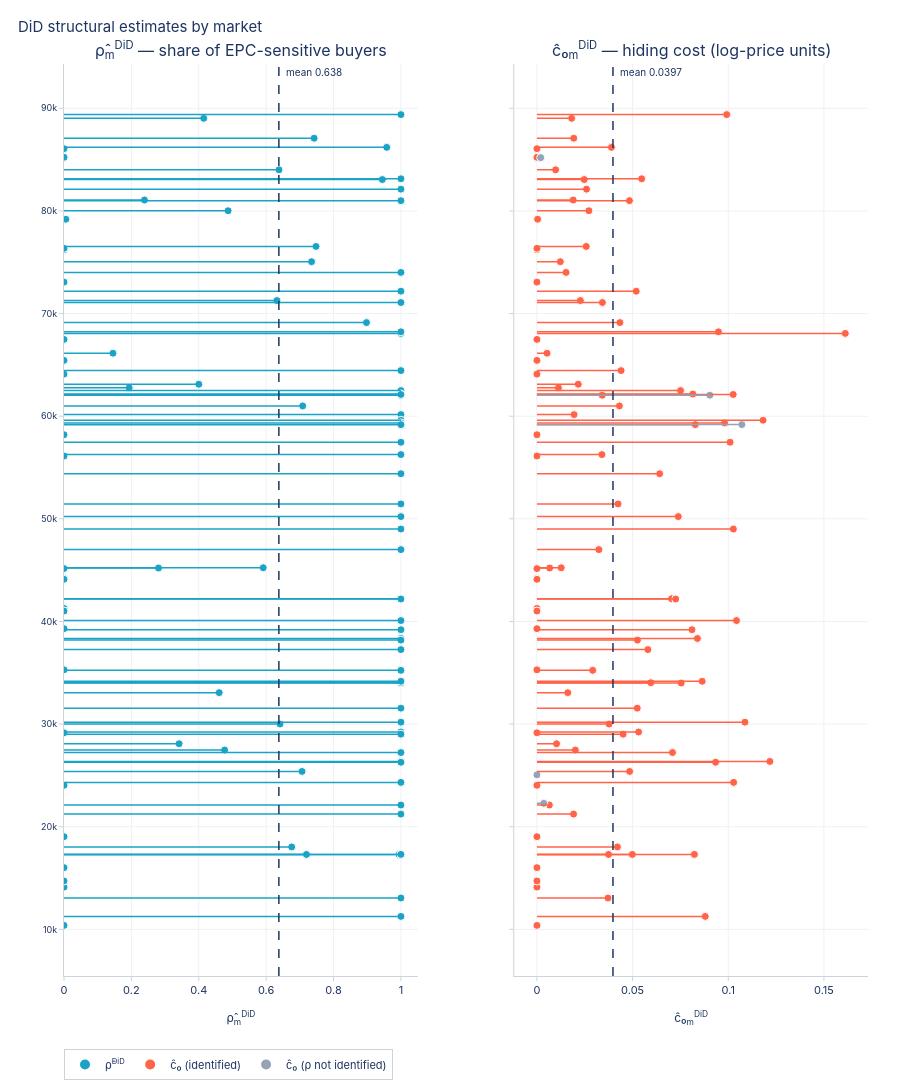

The cell this chart's notebook holds for it:
### Code cell
# DiD structural estimates by market: ρ̂_m^DiD and ĉ₀_m
fig = chart_did_estimates(es_params)
fig.show()

### Figure 1 — Plotly figure (JSON) as saved in the notebook; plotly's stock layout.template omitted (floating-point values rounded to 4 significant figures)
{"data": [{"hovertemplate": "<b>Market %{y}</b><br>ρ̂ = %{x:.3f}<extra></extra>", "marker": {"color": "#1BA3C6", "line": {"color": "white", "width": 1}, "size": 8}, "mode": "markers", "name": "ρ̂<sup>DiD</sup>", "type": "scatter", "x": [0.0, 0.0, 0.0, 0.0, 0.0, 0.0, 0.0, 0.0, 0.0, 0.0, 0.0, 0.0, 0.0, 0.0, 0.0, 0.0, 0.0, 0.0, 0.0, 0.0, 0.0, 0.0, 0.0, 0.0, 0.0, 0.005572, 0.1453, 0.1935, 0.2388, 0.2805, 0.3416, 0.4001, 0.4146, 0.4607, 0.4768, 0.4871, 0.5913, 0.632, 0.6382, 0.6412, 0.6758, 0.7065, 0.7084, 0.7197, 0.7348, 0.7425, 0.748, 0.8978, 0.9449, 0.9579, 0.9945, 0.9977, 1.0, 1.0, 1.0, 1.0, 1.0, 1.0, 1.0, 1.0, 1.0, 1.0, 1.0, 1.0, 1.0, 1.0, 1.0, 1.0, 1.0, 1.0, 1.0, 1.0, 1.0, 1.0, 1.0, 1.0, 1.0, 1.0, 1.0, 1.0, 1.0, 1.0, 1.0, 1.0, 1.0, 1.0, 1.0, 1.0, 1.0, 1.0, 1.0, 1.0, 1.0, 1.0, 1.0, 1.0, 1.0, 1.0, 1.0, 1.0], "xaxis": "x", "y": ["10387", "45155", "41269", "41018", "39300", "73065", "35288", "76217", "76351", "67482", "29151", "44184", "56121", "65440", "58194", "44109", "86066", "24037", "85191", "14118", "85226", "19031", "14715", "16015", "64102", "79191", "66136", "62765", "81065", "45208", "28085", "63113", "89024", "33063", "27467", "80021", "45234", "71270", "84007", "30007", "18033", "25388", "61001", "17299", "75056", "87085", "76540", "69123", "83061", "86194", "17300", "42218", "62498", "83137", "64445", "82121", "68066", "74010", "68224", "72181", "71076", "81004", "62160", "49007", "62041", "34003", "31555", "30189", "29232", "29019", "27229", "34032", "26362", "24322", "22113", "21231", "17306", "13055", "11262", "26281", "34172", "35238", "37261", "60159", "59606", "59350", "59178", "57463", "56260", "54395", "51454", "50218", "47001", "42187", "40088", "39198", "38344", "38185", "62119", "89387"], "yaxis": "y"}, {"hovertemplate": "<b>Market %{y}</b><br>ĉ₀ = %{x:.4f}<extra></extra>", "marker": {"color": "#FF6348", "line": {"color": "white", "width": 1}, "size": 8}, "mode": "markers", "name": "ĉ₀ (identified)", "type": "scatter", "x": [0.0, 0.0, 0.0, 0.0, 0.0, 0.0, 0.0, 0.0, 0.0, 0.0, 0.0, 0.0, 0.0, 0.0, 0.0, 0.0, 0.0, 0.0, 0.0, 0.0, 0.0, 0.0, 0.0, 0.0, 0.0, 0.0003777, 0.005298, 0.01125, 0.01896, 0.006659, 0.01026, 0.02159, 0.01813, 0.01611, 0.0201, 0.02716, 0.0127, 0.02271, 0.009746, 0.03772, 0.04208, 0.04845, 0.0431, 0.03741, 0.01223, 0.01925, 0.02577, 0.04338, 0.02471, 0.03895, 0.04985, 0.07038, 0.07505, 0.05475, 0.044, 0.02594, 0.1612, 0.01521, 0.09486, 0.05189, 0.03422, 0.04837, 0.0815, 0.1027, 0.03414, 0.0754, 0.05242, 0.1087, 0.05313, 0.04505, 0.07086, 0.05952, 0.1217, 0.1028, 0.006504, 0.01915, 0.0823, 0.03713, 0.08797, 0.09337, 0.08637, 0.02915, 0.05799, 0.01941, 0.1182, 0.09807, 0.08275, 0.101, 0.03398, 0.06414, 0.0424, 0.07387, 0.03237, 0.07251, 0.1043, 0.08102, 0.08388, 0.05255, 0.1026, 0.09918], "xaxis": "x2", "y": ["10387", "45155", "41269", "41018", "39300", "73065", "35288", "76217", "76351", "67482", "29151", "44184", "56121", "65440", "58194", "44109", "86066", "24037", "85191", "14118", "85226", "19031", "14715", "16015", "64102", "79191", "66136", "62765", "81065", "45208", "28085", "63113", "89024", "33063", "27467", "80021", "45234", "71270", "84007", "30007", "18033", "25388", "61001", "17299", "75056", "87085", "76540", "69123", "83061", "86194", "17300", "42218", "62498", "83137", "64445", "82121", "68066", "74010", "68224", "72181", "71076", "81004", "62160", "49007", "62041", "34003", "31555", "30189", "29232", "29019", "27229", "34032", "26362", "24322", "22113", "21231", "17306", "13055", "11262", "26281", "34172", "35238", "37261", "60159", "59606", "59350", "59178", "57463", "56260", "54395", "51454", "50218", "47001", "42187", "40088", "39198", "38344", "38185", "62119", "89387"], "yaxis": "y2"}, {"hovertemplate": "<b>Market %{y}</b><br>ĉ₀ = %{x:.4f}<extra></extra>", "marker": {"color": "#94A3B8", "line": {"color": "white", "width": 1}, "size": 8}, "mode": "markers", "name": "ĉ₀ (ρ not identified)", "type": "scatter", "x": [0.003596, 0.0, 0.1071, 0.09038, 0.001989], "xaxis": "x2", "y": ["22278", "25056", "59183", "62048", "85194"], "yaxis": "y2"}], "layout": {"annotations": [{"font": {"size": 16}, "showarrow": false, "text": "ρ̂<sub>m</sub><sup>DiD</sup> — share of EPC-sensitive buyers", "x": 0.22, "xanchor": "center", "xref": "paper", "y": 1.0, "yanchor": "bottom", "yref": "paper"}, {"font": {"size": 16}, "showarrow": false, "text": "ĉ₀<sub>m</sub><sup>DiD</sup> — hiding cost (log-price units)", "x": 0.78, "xanchor": "center", "xref": "paper", "y": 1.0, "yanchor": "bottom", "yref": "paper"}, {"font": {"color": "#1D3461", "size": 10}, "showarrow": false, "text": "mean 0.638", "x": 0.6378, "xanchor": "left", "xshift": 5, "y": 1.0, "yref": "paper"}, {"font": {"color": "#1D3461", "size": 10}, "showarrow": false, "text": "mean 0.0397", "x": 0.03974, "xanchor": "left", "xref": "x2", "xshift": 5, "y": 1.0, "yref": "paper"}], "height": 2010, "legend": {"font": {"size": 11}, "orientation": "h", "x": 0, "y": -0.08}, "shapes": [{"line": {"color": "#1BA3C6", "width": 1.5}, "type": "line", "x0": 0, "x1": 0.0, "xref": "x", "y0": "10387", "y1": "10387", "yref": "y"}, {"line": {"color": "#1BA3C6", "width": 1.5}, "type": "line", "x0": 0, "x1": 0.0, "xref": "x", "y0": "45155", "y1": "45155", "yref": "y"}, {"line": {"color": "#1BA3C6", "width": 1.5}, "type": "line", "x0": 0, "x1": 0.0, "xref": "x", "y0": "41269", "y1": "41269", "yref": "y"}, {"line": {"color": "#1BA3C6", "width": 1.5}, "type": "line", "x0": 0, "x1": 0.0, "xref": "x", "y0": "41018", "y1": "41018", "yref": "y"}, {"line": {"color": "#1BA3C6", "width": 1.5}, "type": "line", "x0": 0, "x1": 0.0, "xref": "x", "y0": "39300", "y1": "39300", "yref": "y"}, {"line": {"color": "#1BA3C6", "width": 1.5}, "type": "line", "x0": 0, "x1": 0.0, "xref": "x", "y0": "73065", "y1": "73065", "yref": "y"}, {"line": {"color": "#1BA3C6", "width": 1.5}, "type": "line", "x0": 0, "x1": 0.0, "xref": "x", "y0": "35288", "y1": "35288", "yref": "y"}, {"line": {"color": "#1BA3C6", "width": 1.5}, "type": "line", "x0": 0, "x1": 0.0, "xref": "x", "y0": "76217", "y1": "76217", "yref": "y"}, {"line": {"color": "#1BA3C6", "width": 1.5}, "type": "line", "x0": 0, "x1": 0.0, "xref": "x", "y0": "76351", "y1": "76351", "yref": "y"}, {"line": {"color": "#1BA3C6", "width": 1.5}, "type": "line", "x0": 0, "x1": 0.0, "xref": "x", "y0": "67482", "y1": "67482", "yref": "y"}, {"line": {"color": "#1BA3C6", "width": 1.5}, "type": "line", "x0": 0, "x1": 0.0, "xref": "x", "y0": "29151", "y1": "29151", "yref": "y"}, {"line": {"color": "#1BA3C6", "width": 1.5}, "type": "line", "x0": 0, "x1": 0.0, "xref": "x", "y0": "44184", "y1": "44184", "yref": "y"}, {"line": {"color": "#1BA3C6", "width": 1.5}, "type": "line", "x0": 0, "x1": 0.0, "xref": "x", "y0": "56121", "y1": "56121", "yref": "y"}, {"line": {"color": "#1BA3C6", "width": 1.5}, "type": "line", "x0": 0, "x1": 0.0, "xref": "x", "y0": "65440", "y1": "65440", "yref": "y"}, {"line": {"color": "#1BA3C6", "width": 1.5}, "type": "line", "x0": 0, "x1": 0.0, "xref": "x", "y0": "58194", "y1": "58194", "yref": "y"}, {"line": {"color": "#1BA3C6", "width": 1.5}, "type": "line", "x0": 0, "x1": 0.0, "xref": "x", "y0": "44109", "y1": "44109", "yref": "y"}, {"line": {"color": "#1BA3C6", "width": 1.5}, "type": "line", "x0": 0, "x1": 0.0, "xref": "x", "y0": "86066", "y1": "86066", "yref": "y"}, {"line": {"color": "#1BA3C6", "width": 1.5}, "type": "line", "x0": 0, "x1": 0.0, "xref": "x", "y0": "24037", "y1": "24037", "yref": "y"}, {"line": {"color": "#1BA3C6", "width": 1.5}, "type": "line", "x0": 0, "x1": 0.0, "xref": "x", "y0": "85191", "y1": "85191", "yref": "y"}, {"line": {"color": "#1BA3C6", "width": 1.5}, "type": "line", "x0": 0, "x1": 0.0, "xref": "x", "y0": "14118", "y1": "14118", "yref": "y"}, {"line": {"color": "#1BA3C6", "width": 1.5}, "type": "line", "x0": 0, "x1": 0.0, "xref": "x", "y0": "85226", "y1": "85226", "yref": "y"}, {"line": {"color": "#1BA3C6", "width": 1.5}, "type": "line", "x0": 0, "x1": 0.0, "xref": "x", "y0": "19031", "y1": "19031", "yref": "y"}, {"line": {"color": "#1BA3C6", "width": 1.5}, "type": "line", "x0": 0, "x1": 0.0, "xref": "x", "y0": "14715", "y1": "14715", "yref": "y"}, {"line": {"color": "#1BA3C6", "width": 1.5}, "type": "line", "x0": 0, "x1": 0.0, "xref": "x", "y0": "16015", "y1": "16015", "yref": "y"}, {"line": {"color": "#1BA3C6", "width": 1.5}, "type": "line", "x0": 0, "x1": 0.0, "xref": "x", "y0": "64102", "y1": "64102", "yref": "y"}, {"line": {"color": "#1BA3C6", "width": 1.5}, "type": "line", "x0": 0, "x1": 0.005572, "xref": "x", "y0": "79191", "y1": "79191", "yref": "y"}, {"line": {"color": "#1BA3C6", "width": 1.5}, "type": "line", "x0": 0, "x1": 0.1453, "xref": "x", "y0": "66136", "y1": "66136", "yref": "y"}, {"line": {"color": "#1BA3C6", "width": 1.5}, "type": "line", "x0": 0, "x1": 0.1935, "xref": "x", "y0": "62765", "y1": "62765", "yref": "y"}, {"line": {"color": "#1BA3C6", "width": 1.5}, "type": "line", "x0": 0, "x1": 0.2388, "xref": "x", "y0": "81065", "y1": "81065", "yref": "y"}, {"line": {"color": "#1BA3C6", "width": 1.5}, "type": "line", "x0": 0, "x1": 0.2805, "xref": "x", "y0": "45208", "y1": "45208", "yref": "y"}, {"line": {"color": "#1BA3C6", "width": 1.5}, "type": "line", "x0": 0, "x1": 0.3416, "xref": "x", "y0": "28085", "y1": "28085", "yref": "y"}, {"line": {"color": "#1BA3C6", "width": 1.5}, "type": "line", "x0": 0, "x1": 0.4001, "xref": "x", "y0": "63113", "y1": "63113", "yref": "y"}, {"line": {"color": "#1BA3C6", "width": 1.5}, "type": "line", "x0": 0, "x1": 0.4146, "xref": "x", "y0": "89024", "y1": "89024", "yref": "y"}, {"line": {"color": "#1BA3C6", "width": 1.5}, "type": "line", "x0": 0, "x1": 0.4607, "xref": "x", "y0": "33063", "y1": "33063", "yref": "y"}, {"line": {"color": "#1BA3C6", "width": 1.5}, "type": "line", "x0": 0, "x1": 0.4768, "xref": "x", "y0": "27467", "y1": "27467", "yref": "y"}, {"line": {"color": "#1BA3C6", "width": 1.5}, "type": "line", "x0": 0, "x1": 0.4871, "xref": "x", "y0": "80021", "y1": "80021", "yref": "y"}, {"line": {"color": "#1BA3C6", "width": 1.5}, "type": "line", "x0": 0, "x1": 0.5913, "xref": "x", "y0": "45234", "y1": "45234", "yref": "y"}, {"line": {"color": "#1BA3C6", "width": 1.5}, "type": "line", "x0": 0, "x1": 0.632, "xref": "x", "y0": "71270", "y1": "71270", "yref": "y"}, {"line": {"color": "#1BA3C6", "width": 1.5}, "type": "line", "x0": 0, "x1": 0.6382, "xref": "x", "y0": "84007", "y1": "84007", "yref": "y"}, {"line": {"color": "#1BA3C6", "width": 1.5}, "type": "line", "x0": 0, "x1": 0.6412, "xref": "x", "y0": "30007", "y1": "30007", "yref": "y"}, {"line": {"color": "#1BA3C6", "width": 1.5}, "type": "line", "x0": 0, "x1": 0.6758, "xref": "x", "y0": "18033", "y1": "18033", "yref": "y"}, {"line": {"color": "#1BA3C6", "width": 1.5}, "type": "line", "x0": 0, "x1": 0.7065, "xref": "x", "y0": "25388", "y1": "25388", "yref": "y"}, {"line": {"color": "#1BA3C6", "width": 1.5}, "type": "line", "x0": 0, "x1": 0.7084, "xref": "x", "y0": "61001", "y1": "61001", "yref": "y"}, {"line": {"color": "#1BA3C6", "width": 1.5}, "type": "line", "x0": 0, "x1": 0.7197, "xref": "x", "y0": "17299", "y1": "17299", "yref": "y"}, {"line": {"color": "#1BA3C6", "width": 1.5}, "type": "line", "x0": 0, "x1": 0.7348, "xref": "x", "y0": "75056", "y1": "75056", "yref": "y"}, {"line": {"color": "#1BA3C6", "width": 1.5}, "type": "line", "x0": 0, "x1": 0.7425, "xref": "x", "y0": "87085", "y1": "87085", "yref": "y"}, {"line": {"color": "#1BA3C6", "width": 1.5}, "type": "line", "x0": 0, "x1": 0.748, "xref": "x", "y0": "76540", "y1": "76540", "yref": "y"}, {"line": {"color": "#1BA3C6", "width": 1.5}, "type": "line", "x0": 0, "x1": 0.8978, "xref": "x", "y0": "69123", "y1": "69123", "yref": "y"}, {"line": {"color": "#1BA3C6", "width": 1.5}, "type": "line", "x0": 0, "x1": 0.9449, "xref": "x", "y0": "83061", "y1": "83061", "yref": "y"}, {"line": {"color": "#1BA3C6", "width": 1.5}, "type": "line", "x0": 0, "x1": 0.9579, "xref": "x", "y0": "86194", "y1": "86194", "yref": "y"}, {"line": {"color": "#1BA3C6", "width": 1.5}, "type": "line", "x0": 0, "x1": 0.9945, "xref": "x", "y0": "17300", "y1": "17300", "yref": "y"}, {"line": {"color": "#1BA3C6", "width": 1.5}, "type": "line", "x0": 0, "x1": 0.9977, "xref": "x", "y0": "42218", "y1": "42218", "yref": "y"}, {"line": {"color": "#1BA3C6", "width": 1.5}, "type": "line", "x0": 0, "x1": 1.0, "xref": "x", "y0": "62498", "y1": "62498", "yref": "y"}, {"line": {"color": "#1BA3C6", "width": 1.5}, "type": "line", "x0": 0, "x1": 1.0, "xref": "x", "y0": "83137", "y1": "83137", "yref": "y"}, {"line": {"color": "#1BA3C6", "width": 1.5}, "type": "line", "x0": 0, "x1": 1.0, "xref": "x", "y0": "64445", "y1": "64445", "yref": "y"}, {"line": {"color": "#1BA3C6", "width": 1.5}, "type": "line", "x0": 0, "x1": 1.0, "xref": "x", "y0": "82121", "y1": "82121", "yref": "y"}, {"line": {"color": "#1BA3C6", "width": 1.5}, "type": "line", "x0": 0, "x1": 1.0, "xref": "x", "y0": "68066", "y1": "68066", "yref": "y"}, {"line": {"color": "#1BA3C6", "width": 1.5}, "type": "line", "x0": 0, "x1": 1.0, "xref": "x", "y0": "74010", "y1": "74010", "yref": "y"}, {"line": {"color": "#1BA3C6", "width": 1.5}, "type": "line", "x0": 0, "x1": 1.0, "xref": "x", "y0": "68224", "y1": "68224", "yref": "y"}, {"line": {"color": "#1BA3C6", "width": 1.5}, "type": "line", "x0": 0, "x1": 1.0, "xref": "x", "y0": "72181", "y1": "72181", "yref": "y"}, {"line": {"color": "#1BA3C6", "width": 1.5}, "type": "line", "x0": 0, "x1": 1.0, "xref": "x", "y0": "71076", "y1": "71076", "yref": "y"}, {"line": {"color": "#1BA3C6", "width": 1.5}, "type": "line", "x0": 0, "x1": 1.0, "xref": "x", "y0": "81004", "y1": "81004", "yref": "y"}, {"line": {"color": "#1BA3C6", "width": 1.5}, "type": "line", "x0": 0, "x1": 1.0, "xref": "x", "y0": "62160", "y1": "62160", "yref": "y"}, {"line": {"color": "#1BA3C6", "width": 1.5}, "type": "line", "x0": 0, "x1": 1.0, "xref": "x", "y0": "49007", "y1": "49007", "yref": "y"}, {"line": {"color": "#1BA3C6", "width": 1.5}, "type": "line", "x0": 0, "x1": 1.0, "xref": "x", "y0": "62041", "y1": "62041", "yref": "y"}, {"line": {"color": "#1BA3C6", "width": 1.5}, "type": "line", "x0": 0, "x1": 1.0, "xref": "x", "y0": "34003", "y1": "34003", "yref": "y"}, {"line": {"color": "#1BA3C6", "width": 1.5}, "type": "line", "x0": 0, "x1": 1.0, "xref": "x", "y0": "31555", "y1": "31555", "yref": "y"}, {"line": {"color": "#1BA3C6", "width": 1.5}, "type": "line", "x0": 0, "x1": 1.0, "xref": "x", "y0": "30189", "y1": "30189", "yref": "y"}, {"line": {"color": "#1BA3C6", "width": 1.5}, "type": "line", "x0": 0, "x1": 1.0, "xref": "x", "y0": "29232", "y1": "29232", "yref": "y"}, {"line": {"color": "#1BA3C6", "width": 1.5}, "type": "line", "x0": 0, "x1": 1.0, "xref": "x", "y0": "29019", "y1": "29019", "yref": "y"}, {"line": {"color": "#1BA3C6", "width": 1.5}, "type": "line", "x0": 0, "x1": 1.0, "xref": "x", "y0": "27229", "y1": "27229", "yref": "y"}, {"line": {"color": "#1BA3C6", "width": 1.5}, "type": "line", "x0": 0, "x1": 1.0, "xref": "x", "y0": "34032", "y1": "34032", "yref": "y"}, {"line": {"color": "#1BA3C6", "width": 1.5}, "type": "line", "x0": 0, "x1": 1.0, "xref": "x", "y0": "26362", "y1": "26362", "yref": "y"}, {"line": {"color": "#1BA3C6", "width": 1.5}, "type": "line", "x0": 0, "x1": 1.0, "xref": "x", "y0": "24322", "y1": "24322", "yref": "y"}, {"line": {"color": "#1BA3C6", "width": 1.5}, "type": "line", "x0": 0, "x1": 1.0, "xref": "x", "y0": "22113", "y1": "22113", "yref": "y"}, {"line": {"color": "#1BA3C6", "width": 1.5}, "type": "line", "x0": 0, "x1": 1.0, "xref": "x", "y0": "21231", "y1": "21231", "yref": "y"}, {"line": {"color": "#1BA3C6", "width": 1.5}, "type": "line", "x0": 0, "x1": 1.0, "xref": "x", "y0": "17306", "y1": "17306", "yref": "y"}, {"line": {"color": "#1BA3C6", "width": 1.5}, "type": "line", "x0": 0, "x1": 1.0, "xref": "x", "y0": "13055", "y1": "13055", "yref": "y"}, {"line": {"color": "#1BA3C6", "width": 1.5}, "type": "line", "x0": 0, "x1": 1.0, "xref": "x", "y0": "11262", "y1": "11262", "yref": "y"}, {"line": {"color": "#1BA3C6", "width": 1.5}, "type": "line", "x0": 0, "x1": 1.0, "xref": "x", "y0": "26281", "y1": "26281", "yref": "y"}, {"line": {"color": "#1BA3C6", "width": 1.5}, "type": "line", "x0": 0, "x1": 1.0, "xref": "x", "y0": "34172", "y1": "34172", "yref": "y"}, {"line": {"color": "#1BA3C6", "width": 1.5}, "type": "line", "x0": 0, "x1": 1.0, "xref": "x", "y0": "35238", "y1": "35238", "yref": "y"}, {"line": {"color": "#1BA3C6", "width": 1.5}, "type": "line", "x0": 0, "x1": 1.0, "xref": "x", "y0": "37261", "y1": "37261", "yref": "y"}, {"line": {"color": "#1BA3C6", "width": 1.5}, "type": "line", "x0": 0, "x1": 1.0, "xref": "x", "y0": "60159", "y1": "60159", "yref": "y"}, {"line": {"color": "#1BA3C6", "width": 1.5}, "type": "line", "x0": 0, "x1": 1.0, "xref": "x", "y0": "59606", "y1": "59606", "yref": "y"}, {"line": {"color": "#1BA3C6", "width": 1.5}, "type": "line", "x0": 0, "x1": 1.0, "xref": "x", "y0": "59350", "y1": "59350", "yref": "y"}, {"line": {"color": "#1BA3C6", "width": 1.5}, "type": "line", "x0": 0, "x1": 1.0, "xref": "x", "y0": "59178", "y1": "59178", "yref": "y"}, {"line": {"color": "#1BA3C6", "width": 1.5}, "type": "line", "x0": 0, "x1": 1.0, "xref": "x", "y0": "57463", "y1": "57463", "yref": "y"}, {"line": {"color": "#1BA3C6", "width": 1.5}, "type": "line", "x0": 0, "x1": 1.0, "xref": "x", "y0": "56260", "y1": "56260", "yref": "y"}, {"line": {"color": "#1BA3C6", "width": 1.5}, "type": "line", "x0": 0, "x1": 1.0, "xref": "x", "y0": "54395", "y1": "54395", "yref": "y"}, {"line": {"color": "#1BA3C6", "width": 1.5}, "type": "line", "x0": 0, "x1": 1.0, "xref": "x", "y0": "51454", "y1": "51454", "yref": "y"}, {"line": {"color": "#1BA3C6", "width": 1.5}, "type": "line", "x0": 0, "x1": 1.0, "xref": "x", "y0": "50218", "y1": "50218", "yref": "y"}, {"line": {"color": "#1BA3C6", "width": 1.5}, "type": "line", "x0": 0, "x1": 1.0, "xref": "x", "y0": "47001", "y1": "47001", "yref": "y"}, {"line": {"color": "#1BA3C6", "width": 1.5}, "type": "line", "x0": 0, "x1": 1.0, "xref": "x", "y0": "42187", "y1": "42187", "yref": "y"}, {"line": {"color": "#1BA3C6", "width": 1.5}, "type": "line", "x0": 0, "x1": 1.0, "xref": "x", "y0": "40088", "y1": "40088", "yref": "y"}, {"line": {"color": "#1BA3C6", "width": 1.5}, "type": "line", "x0": 0, "x1": 1.0, "xref": "x", "y0": "39198", "y1": "39198", "yref": "y"}, {"line": {"color": "#1BA3C6", "width": 1.5}, "type": "line", "x0": 0, "x1": 1.0, "xref": "x", "y0": "38344", "y1": "38344", "yref": "y"}, {"line": {"color": "#1BA3C6", "width": 1.5}, "type": "line", "x0": 0, "x1": 1.0, "xref": "x", "y0": "38185", "y1": "38185", "yref": "y"}, {"line": {"color": "#1BA3C6", "width": 1.5}, "type": "line", "x0": 0, "x1": 1.0, "xref": "x", "y0": "62119", "y1": "62119", "yref": "y"}, {"line": {"color": "#1BA3C6", "width": 1.5}, "type": "line", "x0": 0, "x1": 1.0, "xref": "x", "y0": "89387", "y1": "89387", "yref": "y"}, {"line": {"color": "#1D3461", "dash": "dash", "width": 1.5}, "type": "line", "x0": 0.6378, "x1": 0.6378, "xref": "x", "y0": 0, "y1": 1, "yref": "y domain"}, {"line": {"color": "#FF6348", "width": 1.5}, "type": "line", "x0": 0, "x1": 0.0, "xref": "x2", "y0": "10387", "y1": "10387", "yref": "y2"}, {"line": {"color": "#FF6348", "width": 1.5}, "type": "line", "x0": 0, "x1": 0.0, "xref": "x2", "y0": "45155", "y1": "45155", "yref": "y2"}, {"line": {"color": "#FF6348", "width": 1.5}, "type": "line", "x0": 0, "x1": 0.0, "xref": "x2", "y0": "41269", "y1": "41269", "yref": "y2"}, {"line": {"color": "#FF6348", "width": 1.5}, "type": "line", "x0": 0, "x1": 0.0, "xref": "x2", "y0": "41018", "y1": "41018", "yref": "y2"}, {"line": {"color": "#FF6348", "width": 1.5}, "type": "line", "x0": 0, "x1": 0.0, "xref": "x2", "y0": "39300", "y1": "39300", "yref": "y2"}, {"line": {"color": "#FF6348", "width": 1.5}, "type": "line", "x0": 0, "x1": 0.0, "xref": "x2", "y0": "73065", "y1": "73065", "yref": "y2"}, {"line": {"color": "#FF6348", "width": 1.5}, "type": "line", "x0": 0, "x1": 0.0, "xref": "x2", "y0": "35288", "y1": "35288", "yref": "y2"}, {"line": {"color": "#FF6348", "width": 1.5}, "type": "line", "x0": 0, "x1": 0.0, "xref": "x2", "y0": "76217", "y1": "76217", "yref": "y2"}, {"line": {"color": "#FF6348", "width": 1.5}, "type": "line", "x0": 0, "x1": 0.0, "xref": "x2", "y0": "76351", "y1": "76351", "yref": "y2"}, {"line": {"color": "#FF6348", "width": 1.5}, "type": "line", "x0": 0, "x1": 0.0, "xref": "x2", "y0": "67482", "y1": "67482", "yref": "y2"}, {"line": {"color": "#FF6348", "width": 1.5}, "type": "line", "x0": 0, "x1": 0.0, "xref": "x2", "y0": "29151", "y1": "29151", "yref": "y2"}, {"line": {"color": "#FF6348", "width": 1.5}, "type": "line", "x0": 0, "x1": 0.0, "xref": "x2", "y0": "44184", "y1": "44184", "yref": "y2"}, {"line": {"color": "#FF6348", "width": 1.5}, "type": "line", "x0": 0, "x1": 0.0, "xref": "x2", "y0": "56121", "y1": "56121", "yref": "y2"}, {"line": {"color": "#FF6348", "width": 1.5}, "type": "line", "x0": 0, "x1": 0.0, "xref": "x2", "y0": "65440", "y1": "65440", "yref": "y2"}, {"line": {"color": "#FF6348", "width": 1.5}, "type": "line", "x0": 0, "x1": 0.0, "xref": "x2", "y0": "58194", "y1": "58194", "yref": "y2"}, {"line": {"color": "#FF6348", "width": 1.5}, "type": "line", "x0": 0, "x1": 0.0, "xref": "x2", "y0": "44109", "y1": "44109", "yref": "y2"}, {"line": {"color": "#FF6348", "width": 1.5}, "type": "line", "x0": 0, "x1": 0.0, "xref": "x2", "y0": "86066", "y1": "86066", "yref": "y2"}, {"line": {"color": "#FF6348", "width": 1.5}, "type": "line", "x0": 0, "x1": 0.0, "xref": "x2", "y0": "24037", "y1": "24037", "yref": "y2"}, {"line": {"color": "#FF6348", "width": 1.5}, "type": "line", "x0": 0, "x1": 0.0, "xref": "x2", "y0": "85191", "y1": "85191", "yref": "y2"}, {"line": {"color": "#FF6348", "width": 1.5}, "type": "line", "x0": 0, "x1": 0.0, "xref": "x2", "y0": "14118", "y1": "14118", "yref": "y2"}, {"line": {"color": "#FF6348", "width": 1.5}, "type": "line", "x0": 0, "x1": 0.0, "xref": "x2", "y0": "85226", "y1": "85226", "yref": "y2"}, {"line": {"color": "#FF6348", "width": 1.5}, "type": "line", "x0": 0, "x1": 0.0, "xref": "x2", "y0": "19031", "y1": "19031", "yref": "y2"}, {"line": {"color": "#FF6348", "width": 1.5}, "type": "line", "x0": 0, "x1": 0.0, "xref": "x2", "y0": "14715", "y1": "14715", "yref": "y2"}, {"line": {"color": "#FF6348", "width": 1.5}, "type": "line", "x0": 0, "x1": 0.0, "xref": "x2", "y0": "16015", "y1": "16015", "yref": "y2"}, {"line": {"color": "#FF6348", "width": 1.5}, "type": "line", "x0": 0, "x1": 0.0, "xref": "x2", "y0": "64102", "y1": "64102", "yref": "y2"}, {"line": {"color": "#FF6348", "width": 1.5}, "type": "line", "x0": 0, "x1": 0.0003777, "xref": "x2", "y0": "79191", "y1": "79191", "yref": "y2"}, {"line": {"color": "#FF6348", "width": 1.5}, "type": "line", "x0": 0, "x1": 0.005298, "xref": "x2", "y0": "66136", "y1": "66136", "yref": "y2"}, {"line": {"color": "#FF6348", "width": 1.5}, "type": "line", "x0": 0, "x1": 0.01125, "xref": "x2", "y0": "62765", "y1": "62765", "yref": "y2"}, {"line": {"color": "#FF6348", "width": 1.5}, "type": "line", "x0": 0, "x1": 0.01896, "xref": "x2", "y0": "81065", "y1": "81065", "yref": "y2"}, {"line": {"color": "#FF6348", "width": 1.5}, "type": "line", "x0": 0, "x1": 0.006659, "xref": "x2", "y0": "45208", "y1": "45208", "yref": "y2"}, {"line": {"color": "#FF6348", "width": 1.5}, "type": "line", "x0": 0, "x1": 0.01026, "xref": "x2", "y0": "28085", "y1": "28085", "yref": "y2"}, {"line": {"color": "#FF6348", "width": 1.5}, "type": "line", "x0": 0, "x1": 0.02159, "xref": "x2", "y0": "63113", "y1": "63113", "yref": "y2"}, {"line": {"color": "#FF6348", "width": 1.5}, "type": "line", "x0": 0, "x1": 0.01813, "xref": "x2", "y0": "89024", "y1": "89024", "yref": "y2"}, {"line": {"color": "#FF6348", "width": 1.5}, "type": "line", "x0": 0, "x1": 0.01611, "xref": "x2", "y0": "33063", "y1": "33063", "yref": "y2"}, {"line": {"color": "#FF6348", "width": 1.5}, "type": "line", "x0": 0, "x1": 0.0201, "xref": "x2", "y0": "27467", "y1": "27467", "yref": "y2"}, {"line": {"color": "#FF6348", "width": 1.5}, "type": "line", "x0": 0, "x1": 0.02716, "xref": "x2", "y0": "80021", "y1": "80021", "yref": "y2"}, {"line": {"color": "#FF6348", "width": 1.5}, "type": "line", "x0": 0, "x1": 0.0127, "xref": "x2", "y0": "45234", "y1": "45234", "yref": "y2"}, {"line": {"color": "#FF6348", "width": 1.5}, "type": "line", "x0": 0, "x1": 0.02271, "xref": "x2", "y0": "71270", "y1": "71270", "yref": "y2"}, {"line": {"color": "#FF6348", "width": 1.5}, "type": "line", "x0": 0, "x1": 0.009746, "xref": "x2", "y0": "84007", "y1": "84007", "yref": "y2"}, {"line": {"color": "#FF6348", "width": 1.5}, "type": "line", "x0": 0, "x1": 0.03772, "xref": "x2", "y0": "30007", "y1": "30007", "yref": "y2"}, {"line": {"color": "#FF6348", "width": 1.5}, "type": "line", "x0": 0, "x1": 0.04208, "xref": "x2", "y0": "18033", "y1": "18033", "yref": "y2"}, {"line": {"color": "#FF6348", "width": 1.5}, "type": "line", "x0": 0, "x1": 0.04845, "xref": "x2", "y0": "25388", "y1": "25388", "yref": "y2"}, {"line": {"color": "#FF6348", "width": 1.5}, "type": "line", "x0": 0, "x1": 0.0431, "xref": "x2", "y0": "61001", "y1": "61001", "yref": "y2"}, {"line": {"color": "#FF6348", "width": 1.5}, "type": "line", "x0": 0, "x1": 0.03741, "xref": "x2", "y0": "17299", "y1": "17299", "yref": "y2"}, {"line": {"color": "#FF6348", "width": 1.5}, "type": "line", "x0": 0, "x1": 0.01223, "xref": "x2", "y0": "75056", "y1": "75056", "yref": "y2"}, {"line": {"color": "#FF6348", "width": 1.5}, "type": "line", "x0": 0, "x1": 0.01925, "xref": "x2", "y0": "87085", "y1": "87085", "yref": "y2"}, {"line": {"color": "#FF6348", "width": 1.5}, "type": "line", "x0": 0, "x1": 0.02577, "xref": "x2", "y0": "76540", "y1": "76540", "yref": "y2"}, {"line": {"color": "#FF6348", "width": 1.5}, "type": "line", "x0": 0, "x1": 0.04338, "xref": "x2", "y0": "69123", "y1": "69123", "yref": "y2"}, {"line": {"color": "#FF6348", "width": 1.5}, "type": "line", "x0": 0, "x1": 0.02471, "xref": "x2", "y0": "83061", "y1": "83061", "yref": "y2"}, {"line": {"color": "#FF6348", "width": 1.5}, "type": "line", "x0": 0, "x1": 0.03895, "xref": "x2", "y0": "86194", "y1": "86194", "yref": "y2"}, {"line": {"color": "#FF6348", "width": 1.5}, "type": "line", "x0": 0, "x1": 0.04985, "xref": "x2", "y0": "17300", "y1": "17300", "yref": "y2"}, {"line": {"color": "#FF6348", "width": 1.5}, "type": "line", "x0": 0, "x1": 0.07038, "xref": "x2", "y0": "42218", "y1": "42218", "yref": "y2"}, {"line": {"color": "#FF6348", "width": 1.5}, "type": "line", "x0": 0, "x1": 0.07505, "xref": "x2", "y0": "62498", "y1": "62498", "yref": "y2"}, {"line": {"color": "#FF6348", "width": 1.5}, "type": "line", "x0": 0, "x1": 0.05475, "xref": "x2", "y0": "83137", "y1": "83137", "yref": "y2"}, {"line": {"color": "#FF6348", "width": 1.5}, "type": "line", "x0": 0, "x1": 0.044, "xref": "x2", "y0": "64445", "y1": "64445", "yref": "y2"}, {"line": {"color": "#FF6348", "width": 1.5}, "type": "line", "x0": 0, "x1": 0.02594, "xref": "x2", "y0": "82121", "y1": "82121", "yref": "y2"}, {"line": {"color": "#FF6348", "width": 1.5}, "type": "line", "x0": 0, "x1": 0.1612, "xref": "x2", "y0": "68066", "y1": "68066", "yref": "y2"}, {"line": {"color": "#FF6348", "width": 1.5}, "type": "line", "x0": 0, "x1": 0.01521, "xref": "x2", "y0": "74010", "y1": "74010", "yref": "y2"}, {"line": {"color": "#FF6348", "width": 1.5}, "type": "line", "x0": 0, "x1": 0.09486, "xref": "x2", "y0": "68224", "y1": "68224", "yref": "y2"}, {"line": {"color": "#FF6348", "width": 1.5}, "type": "line", "x0": 0, "x1": 0.05189, "xref": "x2", "y0": "72181", "y1": "72181", "yref": "y2"}, {"line": {"color": "#FF6348", "width": 1.5}, "type": "line", "x0": 0, "x1": 0.03422, "xref": "x2", "y0": "71076", "y1": "71076", "yref": "y2"}, {"line": {"color": "#FF6348", "width": 1.5}, "type": "line", "x0": 0, "x1": 0.04837, "xref": "x2", "y0": "81004", "y1": "81004", "yref": "y2"}, {"line": {"color": "#FF6348", "width": 1.5}, "type": "line", "x0": 0, "x1": 0.0815, "xref": "x2", "y0": "62160", "y1": "62160", "yref": "y2"}, {"line": {"color": "#FF6348", "width": 1.5}, "type": "line", "x0": 0, "x1": 0.1027, "xref": "x2", "y0": "49007", "y1": "49007", "yref": "y2"}, {"line": {"color": "#FF6348", "width": 1.5}, "type": "line", "x0": 0, "x1": 0.03414, "xref": "x2", "y0": "62041", "y1": "62041", "yref": "y2"}, {"line": {"color": "#FF6348", "width": 1.5}, "type": "line", "x0": 0, "x1": 0.0754, "xref": "x2", "y0": "34003", "y1": "34003", "yref": "y2"}, {"line": {"color": "#FF6348", "width": 1.5}, "type": "line", "x0": 0, "x1": 0.05242, "xref": "x2", "y0": "31555", "y1": "31555", "yref": "y2"}, {"line": {"color": "#FF6348", "width": 1.5}, "type": "line", "x0": 0, "x1": 0.1087, "xref": "x2", "y0": "30189", "y1": "30189", "yref": "y2"}, {"line": {"color": "#FF6348", "width": 1.5}, "type": "line", "x0": 0, "x1": 0.05313, "xref": "x2", "y0": "29232", "y1": "29232", "yref": "y2"}, {"line": {"color": "#FF6348", "width": 1.5}, "type": "line", "x0": 0, "x1": 0.04505, "xref": "x2", "y0": "29019", "y1": "29019", "yref": "y2"}, {"line": {"color": "#FF6348", "width": 1.5}, "type": "line", "x0": 0, "x1": 0.07086, "xref": "x2", "y0": "27229", "y1": "27229", "yref": "y2"}, {"line": {"color": "#FF6348", "width": 1.5}, "type": "line", "x0": 0, "x1": 0.05952, "xref": "x2", "y0": "34032", "y1": "34032", "yref": "y2"}, {"line": {"color": "#FF6348", "width": 1.5}, "type": "line", "x0": 0, "x1": 0.1217, "xref": "x2", "y0": "26362", "y1": "26362", "yref": "y2"}, {"line": {"color": "#FF6348", "width": 1.5}, "type": "line", "x0": 0, "x1": 0.1028, "xref": "x2", "y0": "24322", "y1": "24322", "yref": "y2"}, {"line": {"color": "#FF6348", "width": 1.5}, "type": "line", "x0": 0, "x1": 0.006504, "xref": "x2", "y0": "22113", "y1": "22113", "yref": "y2"}, {"line": {"color": "#FF6348", "width": 1.5}, "type": "line", "x0": 0, "x1": 0.01915, "xref": "x2", "y0": "21231", "y1": "21231", "yref": "y2"}, {"line": {"color": "#FF6348", "width": 1.5}, "type": "line", "x0": 0, "x1": 0.0823, "xref": "x2", "y0": "17306", "y1": "17306", "yref": "y2"}, {"line": {"color": "#FF6348", "width": 1.5}, "type": "line", "x0": 0, "x1": 0.03713, "xref": "x2", "y0": "13055", "y1": "13055", "yref": "y2"}, {"line": {"color": "#FF6348", "width": 1.5}, "type": "line", "x0": 0, "x1": 0.08797, "xref": "x2", "y0": "11262", "y1": "11262", "yref": "y2"}, {"line": {"color": "#FF6348", "width": 1.5}, "type": "line", "x0": 0, "x1": 0.09337, "xref": "x2", "y0": "26281", "y1": "26281", "yref": "y2"}, {"line": {"color": "#FF6348", "width": 1.5}, "type": "line", "x0": 0, "x1": 0.08637, "xref": "x2", "y0": "34172", "y1": "34172", "yref": "y2"}, {"line": {"color": "#FF6348", "width": 1.5}, "type": "line", "x0": 0, "x1": 0.02915, "xref": "x2", "y0": "35238", "y1": "35238", "yref": "y2"}, {"line": {"color": "#FF6348", "width": 1.5}, "type": "line", "x0": 0, "x1": 0.05799, "xref": "x2", "y0": "37261", "y1": "37261", "yref": "y2"}, {"line": {"color": "#FF6348", "width": 1.5}, "type": "line", "x0": 0, "x1": 0.01941, "xref": "x2", "y0": "60159", "y1": "60159", "yref": "y2"}, {"line": {"color": "#FF6348", "width": 1.5}, "type": "line", "x0": 0, "x1": 0.1182, "xref": "x2", "y0": "59606", "y1": "59606", "yref": "y2"}, {"line": {"color": "#FF6348", "width": 1.5}, "type": "line", "x0": 0, "x1": 0.09807, "xref": "x2", "y0": "59350", "y1": "59350", "yref": "y2"}, {"line": {"color": "#FF6348", "width": 1.5}, "type": "line", "x0": 0, "x1": 0.08275, "xref": "x2", "y0": "59178", "y1": "59178", "yref": "y2"}, {"line": {"color": "#FF6348", "width": 1.5}, "type": "line", "x0": 0, "x1": 0.101, "xref": "x2", "y0": "57463", "y1": "57463", "yref": "y2"}, {"line": {"color": "#FF6348", "width": 1.5}, "type": "line", "x0": 0, "x1": 0.03398, "xref": "x2", "y0": "56260", "y1": "56260", "yref": "y2"}, {"line": {"color": "#FF6348", "width": 1.5}, "type": "line", "x0": 0, "x1": 0.06414, "xref": "x2", "y0": "54395", "y1": "54395", "yref": "y2"}, {"line": {"color": "#FF6348", "width": 1.5}, "type": "line", "x0": 0, "x1": 0.0424, "xref": "x2", "y0": "51454", "y1": "51454", "yref": "y2"}, {"line": {"color": "#FF6348", "width": 1.5}, "type": "line", "x0": 0, "x1": 0.07387, "xref": "x2", "y0": "50218", "y1": "50218", "yref": "y2"}, {"line": {"color": "#FF6348", "width": 1.5}, "type": "line", "x0": 0, "x1": 0.03237, "xref": "x2", "y0": "47001", "y1": "47001", "yref": "y2"}, {"line": {"color": "#FF6348", "width": 1.5}, "type": "line", "x0": 0, "x1": 0.07251, "xref": "x2", "y0": "42187", "y1": "42187", "yref": "y2"}, {"line": {"color": "#FF6348", "width": 1.5}, "type": "line", "x0": 0, "x1": 0.1043, "xref": "x2", "y0": "40088", "y1": "40088", "yref": "y2"}, {"line": {"color": "#FF6348", "width": 1.5}, "type": "line", "x0": 0, "x1": 0.08102, "xref": "x2", "y0": "39198", "y1": "39198", "yref": "y2"}, {"line": {"color": "#FF6348", "width": 1.5}, "type": "line", "x0": 0, "x1": 0.08388, "xref": "x2", "y0": "38344", "y1": "38344", "yref": "y2"}, {"line": {"color": "#FF6348", "width": 1.5}, "type": "line", "x0": 0, "x1": 0.05255, "xref": "x2", "y0": "38185", "y1": "38185", "yref": "y2"}, {"line": {"color": "#FF6348", "width": 1.5}, "type": "line", "x0": 0, "x1": 0.1026, "xref": "x2", "y0": "62119", "y1": "62119", "yref": "y2"}, {"line": {"color": "#FF6348", "width": 1.5}, "type": "line", "x0": 0, "x1": 0.09918, "xref": "x2", "y0": "89387", "y1": "89387", "yref": "y2"}, {"line": {"color": "#94A3B8", "width": 1.5}, "type": "line", "x0": 0, "x1": 0.003596, "xref": "x2", "y0": "22278", "y1": "22278", "yref": "y2"}, {"line": {"color": "#94A3B8", "width": 1.5}, "type": "line", "x0": 0, "x1": 0.0, "xref": "x2", "y0": "25056", "y1": "25056", "yref": "y2"}, {"line": {"color": "#94A3B8", "width": 1.5}, "type": "line", "x0": 0, "x1": 0.1071, "xref": "x2", "y0": "59183", "y1": "59183", "yref": "y2"}, {"line": {"color": "#94A3B8", "width": 1.5}, "type": "line", "x0": 0, "x1": 0.09038, "xref": "x2", "y0": "62048", "y1": "62048", "yref": "y2"}, {"line": {"color": "#94A3B8", "width": 1.5}, "type": "line", "x0": 0, "x1": 0.001989, "xref": "x2", "y0": "85194", "y1": "85194", "yref": "y2"}, {"line": {"color": "#1D3461", "dash": "dash", "width": 1.5}, "type": "line", "x0": 0.03974, "x1": 0.03974, "xref": "x2", "y0": 0, "y1": 1, "yref": "y2 domain"}], "title": {"text": "DiD structural estimates by market"}, "xaxis": {"anchor": "y", "domain": [0.0, 0.44], "range": [0, 1.05], "title": {"text": "ρ̂<sub>m</sub><sup>DiD</sup>"}}, "xaxis2": {"anchor": "y2", "domain": [0.56, 1.0], "title": {"text": "ĉ₀<sub>m</sub><sup>DiD</sup>"}}, "yaxis": {"anchor": "x", "domain": [0.0, 1.0], "tickfont": {"size": 9}}, "yaxis2": {"anchor": "x2", "domain": [0.0, 1.0], "showticklabels": false}}}
